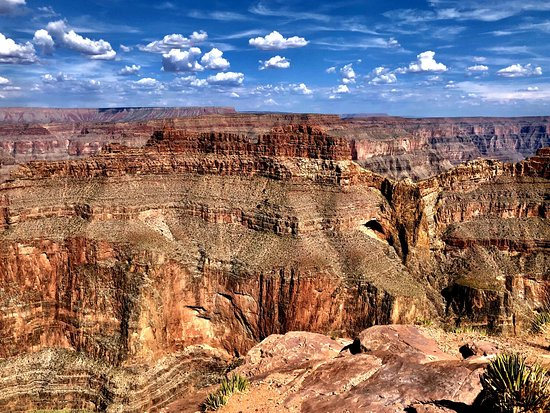
#> input picture advanced_level_image_processing/PyImageSearch/seam_carving/grand_canyon.jpg, 550 x 413 px
$ python seam_carving.py --image grand_canyon.jpg
#> lines starting #> are read from the running program, lines starting #| are printed output that depends on the picture
import seam_carving
from skimage import filters
import argparse
import cv2

ap = argparse.ArgumentParser()
ap.add_argument("-i","--image",required=True,help="path to input image")
ap.add_argument("-d","--direction",help="seam removal direction")
args = vars(ap.parse_args())


image = cv2.imread(args["image"])
#> image is the input picture: shape (413, 550, 3); mean B, G, R 112.3, 114.9, 134.6
gray = cv2.cvtColor(image, cv2.COLOR_BGR2GRAY)
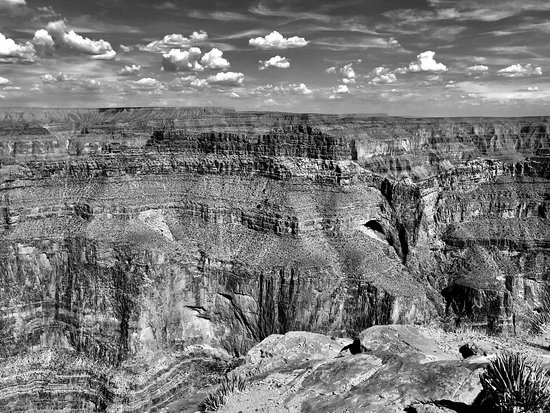
#> gray: shape (413, 550); min 0, max 255, mean 120.5

mag = filters.sobel(gray.astype("float"))
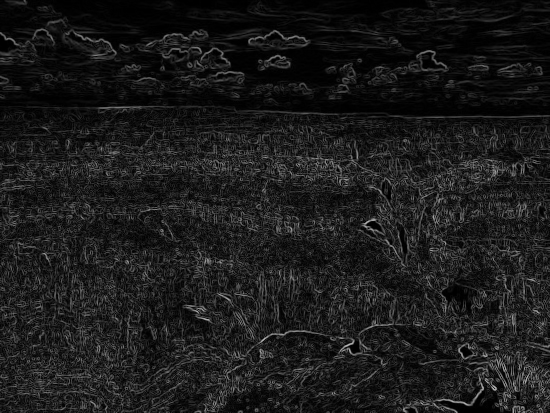
#> mag: shape (413, 550) float64; min 0, max 186.6, mean 27.5

cv2.imshow("original image",image)
cv2.waitKey(0)

for numSeams in range(20,140,20):
#> (the run stopped early here; a loop or call above may not have finished)
